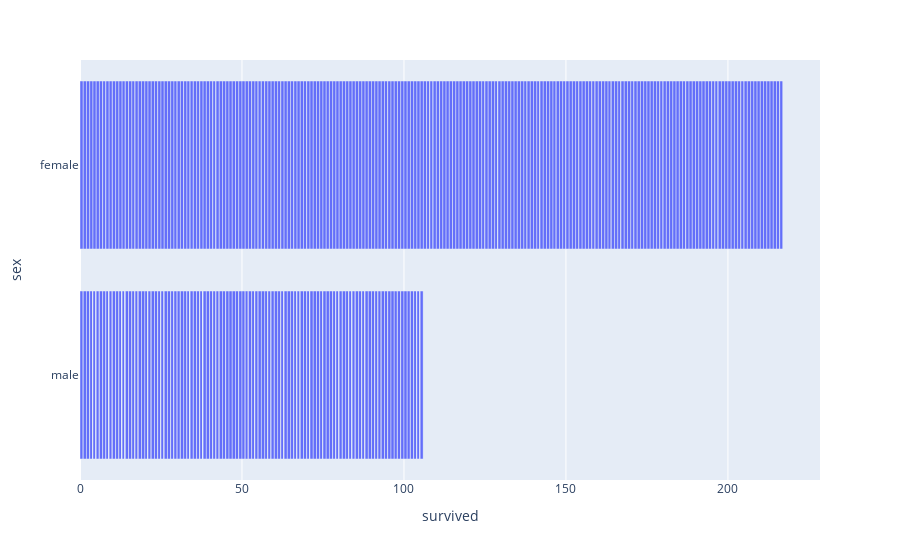

Here is the notebook cell this chart was saved with:
### Code cell
import plotly.express as px

fig = px.bar(df, x='survived', y='sex')
fig.show()

### Figure 1 — Plotly figure (JSON) as saved in the notebook; plotly's stock layout.template omitted (floating-point values rounded to 4 significant figures; data arrays with more than 128 entries replaced by an {"elided": "..."} marker saying what was removed)
{"data": [{"alignmentgroup": "True", "hovertemplate": "survived=%{x}<br>sex=%{y}<extra></extra>", "legendgroup": "", "marker": {"color": "#636efa", "pattern": {"shape": ""}}, "name": "", "offsetgroup": "", "orientation": "h", "showlegend": false, "textposition": "auto", "type": "bar", "x": {"elided": "784 int values"}, "xaxis": "x", "y": {"elided": "784 str values"}, "yaxis": "y"}], "layout": {"barmode": "relative", "legend": {"tracegroupgap": 0}, "margin": {"t": 60}, "xaxis": {"anchor": "y", "domain": [0, 1], "title": {"text": "survived"}}, "yaxis": {"anchor": "x", "domain": [0, 1], "title": {"text": "sex"}}}}
